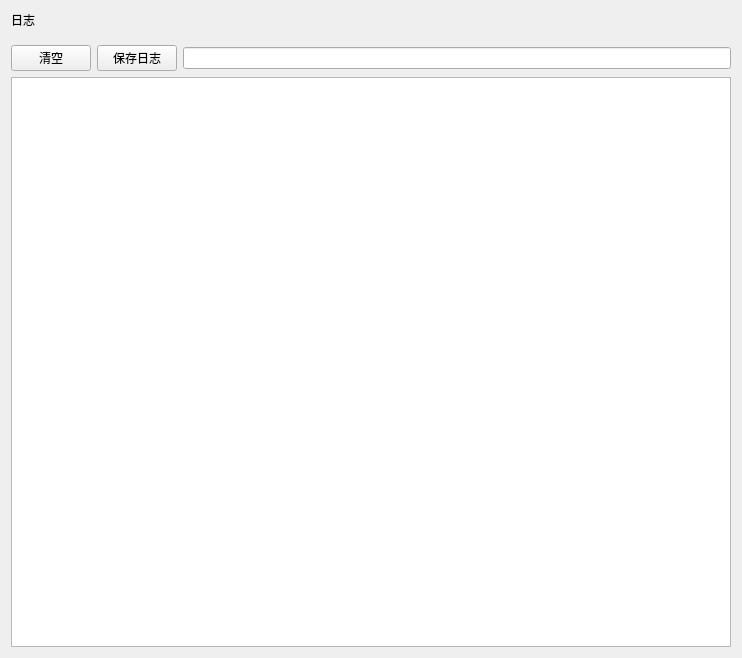
<?xml version="1.0" encoding="UTF-8"?>
<ui version="4.0">
 <class>FrpcLogPage</class>
 <widget class="QWidget" name="FrpcLogPage">
  <property name="geometry">
   <rect>
    <x>0</x>
    <y>0</y>
    <width>742</width>
    <height>658</height>
   </rect>
  </property>
  <property name="windowTitle">
   <string/>
  </property>
  <layout class="QGridLayout" name="gridLayout">
   <item row="1" column="0" colspan="4">
    <spacer name="verticalSpacer">
     <property name="orientation">
      <enum>Qt::Vertical</enum>
     </property>
     <property name="sizeType">
      <enum>QSizePolicy::Fixed</enum>
     </property>
     <property name="sizeHint" stdset="0">
      <size>
       <width>20</width>
       <height>10</height>
      </size>
     </property>
    </spacer>
   </item>
   <item row="3" column="0" colspan="4">
    <widget class="TextEdit" name="frpcLogTextEdit">
     <property name="undoRedoEnabled">
      <bool>false</bool>
     </property>
     <property name="readOnly">
      <bool>true</bool>
     </property>
    </widget>
   </item>
   <item row="0" column="0">
    <widget class="TitleLabel" name="TitleLabel">
     <property name="sizePolicy">
      <sizepolicy hsizetype="Fixed" vsizetype="Fixed">
       <horstretch>0</horstretch>
       <verstretch>0</verstretch>
      </sizepolicy>
     </property>
     <property name="text">
      <string>日志</string>
     </property>
    </widget>
   </item>
   <item row="2" column="0">
    <widget class="TonalPushButton" name="clearLogBtn">
     <property name="sizePolicy">
      <sizepolicy hsizetype="Fixed" vsizetype="Fixed">
       <horstretch>0</horstretch>
       <verstretch>0</verstretch>
      </sizepolicy>
     </property>
     <property name="text">
      <string>清空</string>
     </property>
    </widget>
   </item>
   <item row="2" column="1">
    <widget class="TonalPushButton" name="saveLogBtn">
     <property name="sizePolicy">
      <sizepolicy hsizetype="Fixed" vsizetype="Fixed">
       <horstretch>0</horstretch>
       <verstretch>0</verstretch>
      </sizepolicy>
     </property>
     <property name="text">
      <string>保存日志</string>
     </property>
    </widget>
   </item>
   <item row="2" column="2" colspan="2">
    <widget class="ComboBox" name="frpcLogFilterComboBox"/>
   </item>
  </layout>
 </widget>
 <customwidgets>
  <customwidget>
   <class>ComboBox</class>
   <extends>LineEdit</extends>
   <header>qmaterialwidgets</header>
  </customwidget>
  <customwidget>
   <class>TonalPushButton</class>
   <extends>FilledPushButton</extends>
   <header>qmaterialwidgets</header>
  </customwidget>
  <customwidget>
   <class>FilledPushButton</class>
   <extends>QPushButton</extends>
   <header>qmaterialwidgets</header>
  </customwidget>
  <customwidget>
   <class>TitleLabel</class>
   <extends>QLabel</extends>
   <header>qmaterialwidgets</header>
  </customwidget>
  <customwidget>
   <class>LineEdit</class>
   <extends>QLineEdit</extends>
   <header>qmaterialwidgets</header>
  </customwidget>
  <customwidget>
   <class>TextEdit</class>
   <extends>QTextEdit</extends>
   <header>qmaterialwidgets</header>
  </customwidget>
 </customwidgets>
 <resources/>
 <connections/>
</ui>
